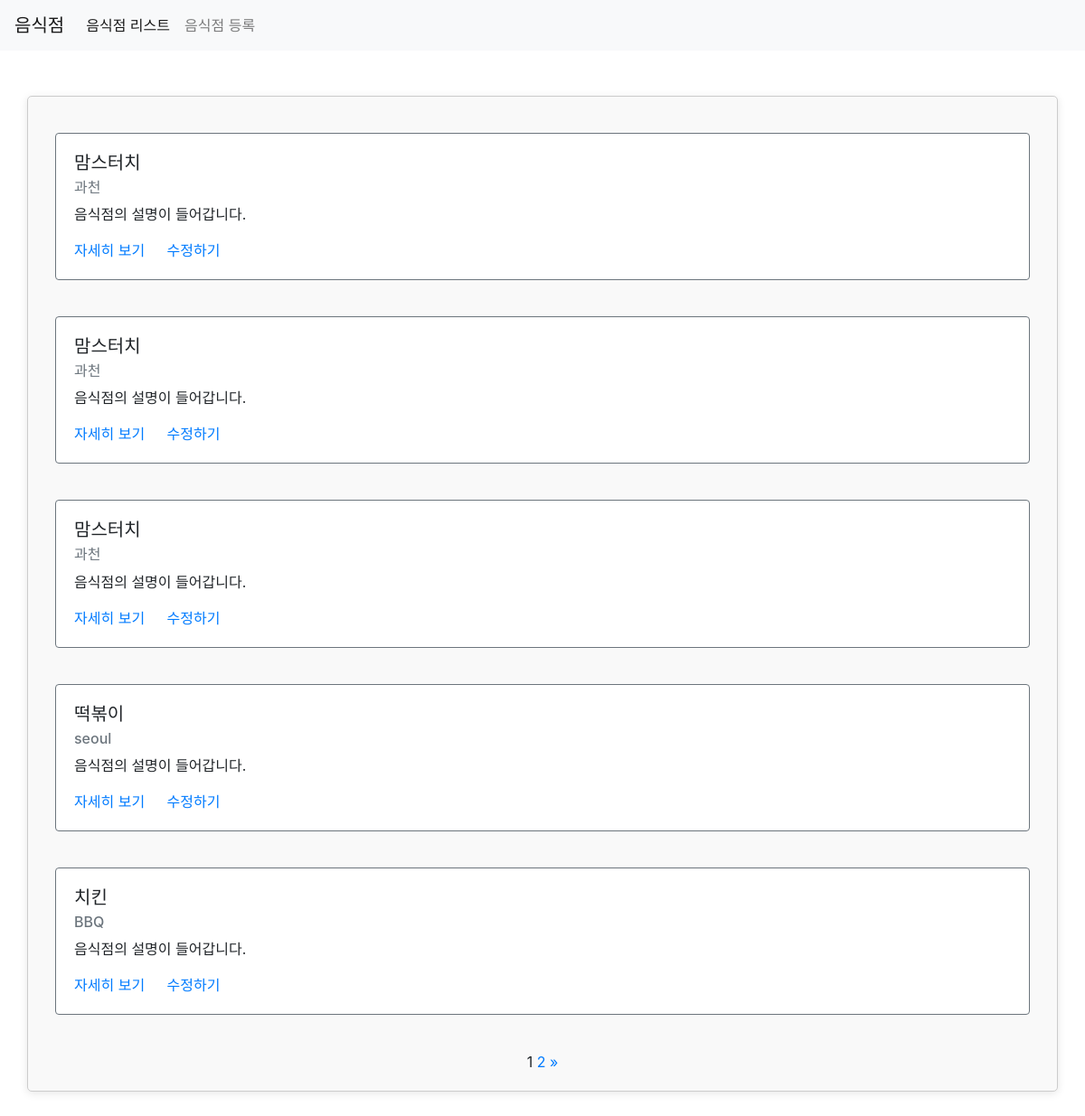
Screenshot of /third/list/ with the database file from the repository.
### third/models.py (models this page shows)
class Restaurant(models.Model):
    name = models.CharField(max_length=30)
    address = models.CharField(max_length=200)
    created_at = models.DateTimeField(auto_now_add=True)
    updated_at = models.DateTimeField(auto_now=True)

### third/views.py (the view)
# urls.py: path('list/', views.list, name='list')
def list(request):
    restaurants = Restaurant.objects.all()
    paginator = Paginator(restaurants, 5)
    page = request.GET.get("page")
    items = paginator.get_page(page)
    context = {
        "restaurants" : items
    }
    return render(request, "third/list.html", context)

### third/templates/third/list.html (shortened to what this page needs)
{% extends 'third/base.html' %}
{% load static %}
{% block content %}
<div class="container">
    {% for item in restaurants %}
    <div class="row restaurant-item" style="margin:20px auto;">
        <div class="col-sm-12">
            <div class="card border-secondary">
              <div class="card-body">
                <h5 class="card-title">{{ item.name }}</h5>
                <h6 class="card-subtitle mb-2 text-muted">{{ item.address }}</h6>
                <p class="card-text">음식점의 설명이 들어갑니다.</p>
                <a href="{% url 'detail' item.id %}" class="card-link">자세히 보기</a>
                <a href="{% url 'restaurant-update' %}?id={{ item.id }}" class="card-link">수정하기</a>
              </div>
            </div>
        </div>
    </div>
    {% endfor %}
    <div class="row">
        <div class="col-sm-12 text-center">
            <div class="pagination">
                <span class="step-links text-center" style="width:100%;">
                    <span class="current">
                        {{ restaurants.number }}
                    </span>
                    {% if restaurants.has_next %}
                        <a href="?page={{ restaurants.next_page_number }}">{{ restaurants.next_page_number }}</a>
                        <a href="?page={{ restaurants.paginator.num_pages }}">&raquo;</a>
                    {% endif %}
                </span>
            </div>
        </div>
    </div>
</div>
{% endblock %}

### third/templates/third/base.html (shortened to what this page needs)
{% load static %}
<html>
    <head>
        <link rel="stylesheet" type="text/css" href="{% static 'third/style.css' %}?v={{timestamp}}">
        <link rel="stylesheet" type="text/css" href="{% static 'third/style2.css' %}">
        <link rel="stylesheet" href="https://stackpath.bootstrapcdn.com/bootstrap/4.1.3/css/bootstrap.min.css">
    </head>
    <body>
        <nav class="navbar navbar-expand-lg navbar-light bg-light">
          <a class="navbar-brand" href="/third/list">음식점</a>
          <div class="collapse navbar-collapse" id="navbarNavAltMarkup">
            <div class="navbar-nav">
              <a class="nav-item nav-link {% if request.path == '/third/list/' %}active{% endif %}" href="/third/list">음식점 리스트</a>
              <a class="nav-item nav-link {% if request.path == '/third/create/' %}active{% endif %}" href="/third/create">음식점 등록</a>
            </div>
          </div>
        </nav>
        {% block content %}
        {% endblock %}
    </body>
</html>

### third/static/third/style.css (style rules this page uses)
body { background-color: #F7F7F7; color: #333; }
.card { background-color: #FFFFFF; border: 1px solid #E0E0E0; }
.card-link { color: #007BFF; }

### third/static/third/style2.css (style rules this page uses)
.container { max-width: 600px; margin: 50px auto; padding: 20px; border: 1px solid #ccc; border-radius: 5px; background-color: #f9f9f9; box-shadow: 0 2px 10px rgba(0, 0, 0, 0.1); }
.card { border: 1px solid #ddd; border-radius: 5px; margin-bottom: 20px; }
.card-title { font-size: 1.25rem; margin-bottom: 0.5rem; }
.card-text { margin-bottom: 1rem; }

### rows the page displays
Restaurant: name "맘스터치", address "과천"
Restaurant: name "맘스터치", address "과천"
Restaurant: name "맘스터치", address "과천"
Restaurant: name "떡볶이", address "seoul"
Restaurant: name "치킨", address "BBQ"

### other values shown
{{ restaurants.number }} "1"
{{ restaurants.next_page_number }} "2"
